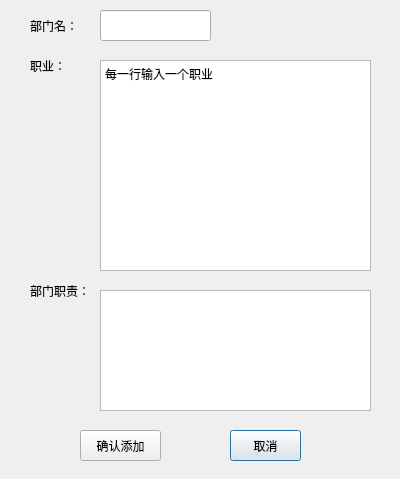
<?xml version="1.0" encoding="UTF-8"?>
<ui version="4.0">
 <class>addDepart</class>
 <widget class="QDialog" name="addDepart">
  <property name="geometry">
   <rect>
    <x>0</x>
    <y>0</y>
    <width>400</width>
    <height>479</height>
   </rect>
  </property>
  <property name="windowTitle">
   <string>企业人事管理系统</string>
  </property>
  <widget class="QLineEdit" name="nameLineEdit">
   <property name="geometry">
    <rect>
     <x>100</x>
     <y>10</y>
     <width>111</width>
     <height>31</height>
    </rect>
   </property>
  </widget>
  <widget class="QLabel" name="nameLabel">
   <property name="geometry">
    <rect>
     <x>30</x>
     <y>10</y>
     <width>61</width>
     <height>31</height>
    </rect>
   </property>
   <property name="text">
    <string>部门名：</string>
   </property>
  </widget>
  <widget class="QLabel" name="responLabel">
   <property name="geometry">
    <rect>
     <x>30</x>
     <y>280</y>
     <width>61</width>
     <height>21</height>
    </rect>
   </property>
   <property name="text">
    <string>部门职责：</string>
   </property>
  </widget>
  <widget class="QTextEdit" name="posiLtextEdit">
   <property name="geometry">
    <rect>
     <x>100</x>
     <y>60</y>
     <width>271</width>
     <height>211</height>
    </rect>
   </property>
   <property name="html">
    <string>&lt;!DOCTYPE HTML PUBLIC &quot;-//W3C//DTD HTML 4.0//EN&quot; &quot;http://www.w3.org/TR/REC-html40/strict.dtd&quot;&gt;
&lt;html&gt;&lt;head&gt;&lt;meta name=&quot;qrichtext&quot; content=&quot;1&quot; /&gt;&lt;style type=&quot;text/css&quot;&gt;
p, li { white-space: pre-wrap; }
&lt;/style&gt;&lt;/head&gt;&lt;body style=&quot; font-family:'SimSun'; font-size:9pt; font-weight:400; font-style:normal;&quot;&gt;
&lt;p style=&quot; margin-top:0px; margin-bottom:0px; margin-left:0px; margin-right:0px; -qt-block-indent:0; text-indent:0px;&quot;&gt;每一行输入一个职业&lt;/p&gt;&lt;/body&gt;&lt;/html&gt;</string>
   </property>
  </widget>
  <widget class="QLabel" name="posiLabel">
   <property name="geometry">
    <rect>
     <x>30</x>
     <y>50</y>
     <width>61</width>
     <height>31</height>
    </rect>
   </property>
   <property name="text">
    <string>职业：</string>
   </property>
  </widget>
  <widget class="QTextEdit" name="responTextEdit">
   <property name="geometry">
    <rect>
     <x>100</x>
     <y>290</y>
     <width>271</width>
     <height>121</height>
    </rect>
   </property>
  </widget>
  <widget class="QPushButton" name="cancleBtn">
   <property name="geometry">
    <rect>
     <x>230</x>
     <y>430</y>
     <width>71</width>
     <height>31</height>
    </rect>
   </property>
   <property name="text">
    <string>取消</string>
   </property>
  </widget>
  <widget class="QPushButton" name="okBtn">
   <property name="geometry">
    <rect>
     <x>80</x>
     <y>430</y>
     <width>81</width>
     <height>31</height>
    </rect>
   </property>
   <property name="text">
    <string>确认添加</string>
   </property>
  </widget>
 </widget>
 <resources/>
 <connections/>
</ui>
